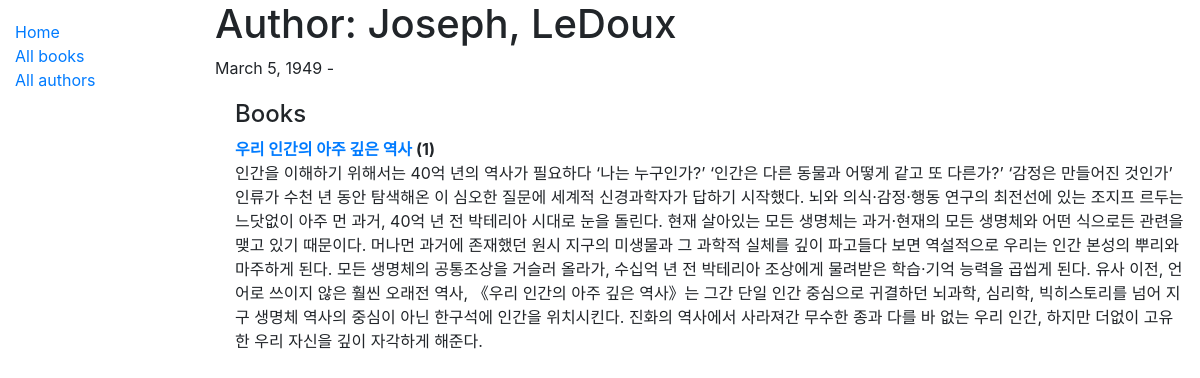
Page /catalog/author/2 on the earlier database version.
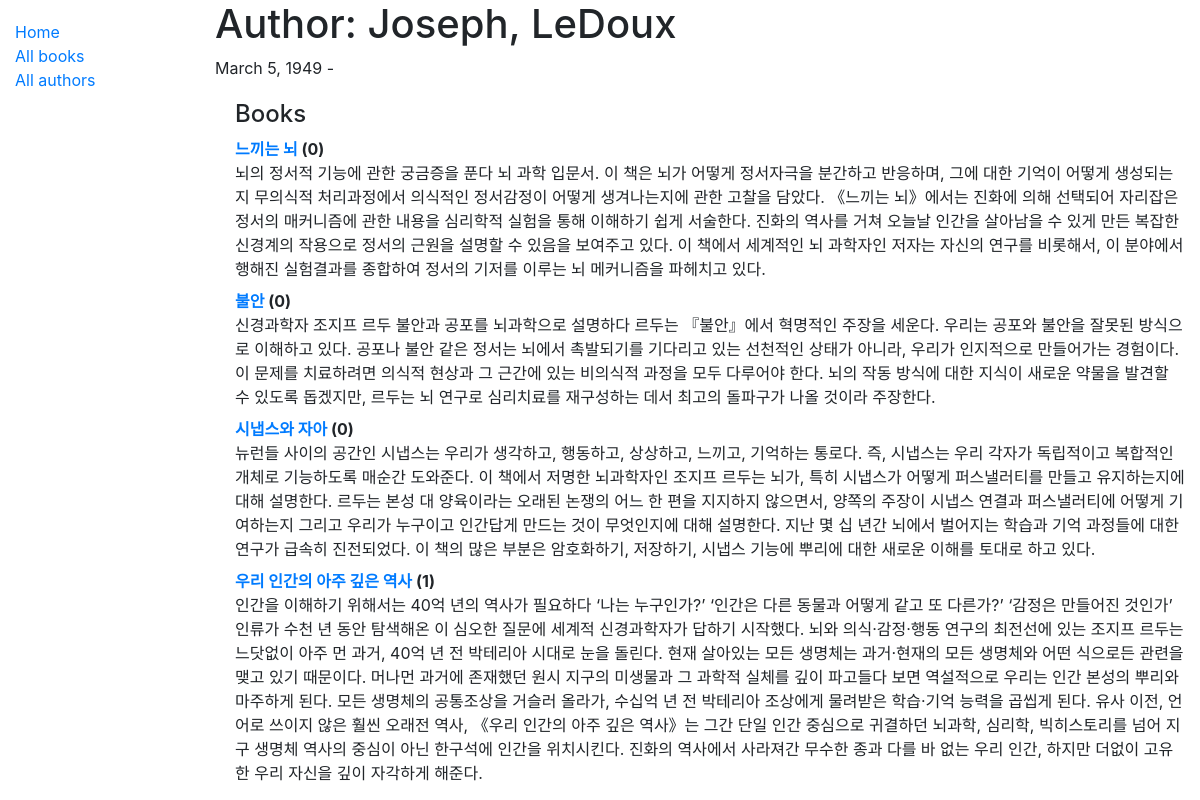
Same page on the later database version.
### catalog/models.py (models this page shows, shortened)
class Book(models.Model):
    title = models.CharField(max_length=200)
    author = models.ForeignKey('Author', on_delete=models.RESTRICT, null=True)
    summary = models.TextField(
        max_length=1000, help_text="Enter a brief description of the book")
    isbn = models.CharField('ISBN', max_length=13,
                            unique=True,
                            help_text='13 Character <a href="https://www.isbn-international.org/content/what-isbn'
                                      '">ISBN number</a>')
    genre = models.ManyToManyField(
        Genre, help_text="Select a genre for this book")
    language = models.ForeignKey(
        'Language', on_delete=models.SET_NULL, null=True)
    class Meta:
        ordering = ['title', 'author']
    def display_genre(self):
        """ 장르의 문자열을 만듬. 관리에서 장르를 표시하려면 이 작업이 필요함"""
        return ', '.join([genre.name for genre in self.genre.all()[:3]])
    display_genre.short_description = 'Genre'
    def __str__(self):
        return self.title

### catalog/views.py (the view, shortened to what this page needs)
# urls.py: path('author/<int:pk>', views.AuthorDetailView.as_view(), name='author-detail'),
class AuthorDetailView(generic.DetailView):
    model = Author

### catalog/models.py (called while the page is built)
    def __str__(self):
        return f'{self.last_name}, {self.first_name}'

### catalog/templates/catalog/author_detail.html
{% extends "base_generic.html" %}
{% block content %}
<h1>Author: {{ author }} </h1>
<p>{{author.date_of_birth}} - {% if author.date_of_death %}{{author.date_of_death}}{% endif %}</p>
<div style="margin-left:20px;margin-top:20px">
<h4>Books</h4>
<dl>
{% for book in author.book_set.all %}
  <dt><a href="{% url 'book-detail' book.pk %}">{{book}}</a> ({{book.bookinstance_set.all.count}})</dt>
  <dd>{{book.summary}}</dd>
  {% empty %}
  <p>This author has no books.</p>
{% endfor %}
</dl>
</div>
{% endblock %}

Differences in the rows shown:
added Book: title "느끼는 뇌", bookinstance_set.all.count "0", summary "뇌의 정서적 기능에 관한 궁금증을 푼다 뇌 과학 입문서. 이 책은 뇌가 어떻게 정서자극을 분간하고 반응하며, 그에 대한 기억이 어떻게 생성되는지 무의식적 처리과정에서 의식적인 정서감정이 어떻게 생겨나는지에 관한 고찰을 담았다. 《느끼는 뇌》에서는 진화에 의해 선택되어 자리잡은 정서의 매커니즘에 관한 내용을 심리학적 실험을 통해 이해하기 쉽게 서술한다. 진화의 역사를 거쳐 오늘날 인간을 살아남을 수 있게 만든 복잡한 신경계의 작용으로 정서의 근원을 설명할 수 있음을 보여주고 있다. 이 책에서 세계적인 뇌 과학자인 저자는 자신의 연구를 비롯해서, 이 분야에서 행해진 실험결과를 종합하여 정서의 기저를 이루는 뇌 메커니즘을 파헤치고 있다."
added Book: title "불안", bookinstance_set.all.count "0", summary "신경과학자 조지프 르두 불안과 공포를 뇌과학으로 설명하다 르두는 『불안』에서 혁명적인 주장을 세운다. 우리는 공포와 불안을 잘못된 방식으로 이해하고 있다. 공포나 불안 같은 정서는 뇌에서 촉발되기를 기다리고 있는 선천적인 상태가 아니라, 우리가 인지적으로 만들어가는 경험이다. 이 문제를 치료하려면 의식적 현상과 그 근간에 있는 비의식적 과정을 모두 다루어야 한다. 뇌의 작동 방식에 대한 지식이 새로운 약물을 발견할 수 있도록 돕겠지만, 르두는 뇌 연구로 심리치료를 재구성하는 데서 최고의 돌파구가 나올 것이라 주장한다."
added Book: title "시냅스와 자아", bookinstance_set.all.count "0", summary "뉴런들 사이의 공간인 시냅스는 우리가 생각하고, 행동하고, 상상하고, 느끼고, 기억하는 통로다. 즉, 시냅스는 우리 각자가 독립적이고 복합적인 개체로 기능하도록 매순간 도와준다. 이 책에서 저명한 뇌과학자인 조지프 르두는 뇌가, 특히 시냅스가 어떻게 퍼스낼러티를 만들고 유지하는지에 대해 설명한다. 르두는 본성 대 양육이라는 오래된 논쟁의 어느 한 편을 지지하지 않으면서, 양쪽의 주장이 시냅스 연결과 퍼스낼러티에 어떻게 기여하는지 그리고 우리가 누구이고 인간답게 만드는 것이 무엇인지에 대해 설명한다. 지난 몇 십 년간 뇌에서 벌어지는 학습과 기억 과정들에 대한 연구가 급속히 진전되었다. 이 책의 많은 부분은 암호화하기, 저장하기, 시냅스 기능에 뿌리에 대한 새로운 이해를 토대로 하고 있다."
